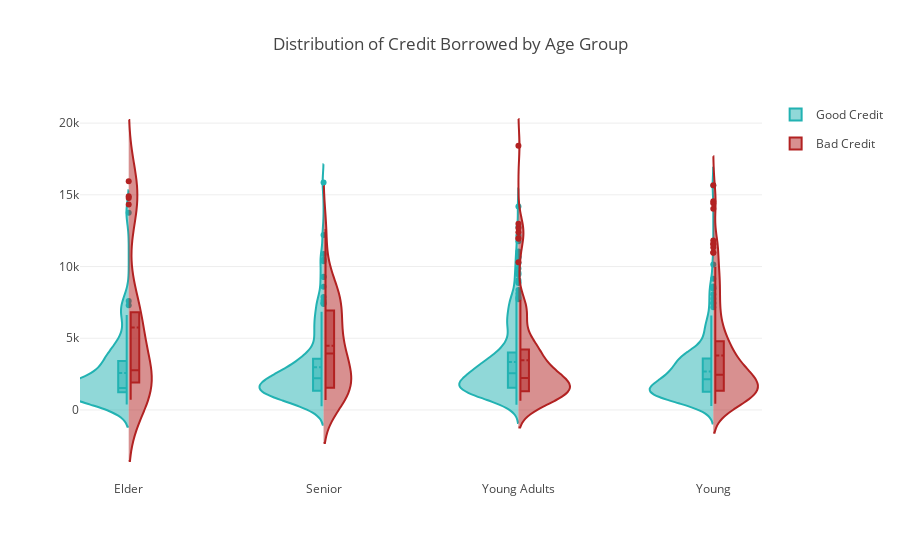

Notebook code for this chart:
### Code cell
fig = {
    "data": [
        {
            "type": 'violin',
            "x": good_credit_df['Age_Group'],
            "y": good_credit_df['Credit_amount'],
            "legendgroup": 'Good Credit',
            "scalegroup": 'No',
            "name": 'Good Credit',
            "side": 'negative',
            "box": {
                "visible": True
            },
            "meanline": {
                "visible": True
            },
            "line": {
                "color": 'rgb(34, 178, 178)'
            }
        },
        {
            "type": 'violin',
            "x": bad_credit_df['Age_Group'],
            "y": bad_credit_df['Credit_amount'],
            "legendgroup": 'Bad Credit',
            "scalegroup": 'No',
            "name": 'Bad Credit',
            "side": 'positive',
             "box": {
                "visible": True
            },
            "meanline": {
                "visible": True
            },
            "line": {
                "color": 'rgb(178, 34, 34)'
            }
        }
    ],
    "layout" : {
        "title": "Distribution of Credit Borrowed by Age Group",
        "yaxis": {
            "zeroline": False,
        },
        "violingap": 0,
        "violinmode": "overlay"
    }
}
iplot(fig, filename = 'Age-Housing', validate=False)

### Figure 1 — Plotly figure (JSON) as saved in the notebook; plotly's stock layout.template omitted (floating-point values rounded to 4 significant figures; data arrays with more than 128 entries replaced by an {"elided": "..."} marker saying what was removed)
{"data": [{"box": {"visible": true}, "legendgroup": "Good Credit", "line": {"color": "rgb(34, 178, 178)"}, "meanline": {"visible": true}, "name": "Good Credit", "scalegroup": "No", "side": "negative", "type": "violin", "x": {"elided": "700 str values"}, "y": {"elided": "700 int values"}}, {"box": {"visible": true}, "legendgroup": "Bad Credit", "line": {"color": "rgb(178, 34, 34)"}, "meanline": {"visible": true}, "name": "Bad Credit", "scalegroup": "No", "side": "positive", "type": "violin", "x": {"elided": "300 str values"}, "y": {"elided": "300 int values"}}], "layout": {"title": "Distribution of Credit Borrowed by Age Group", "violingap": 0, "violinmode": "overlay", "yaxis": {"zeroline": false}}}
